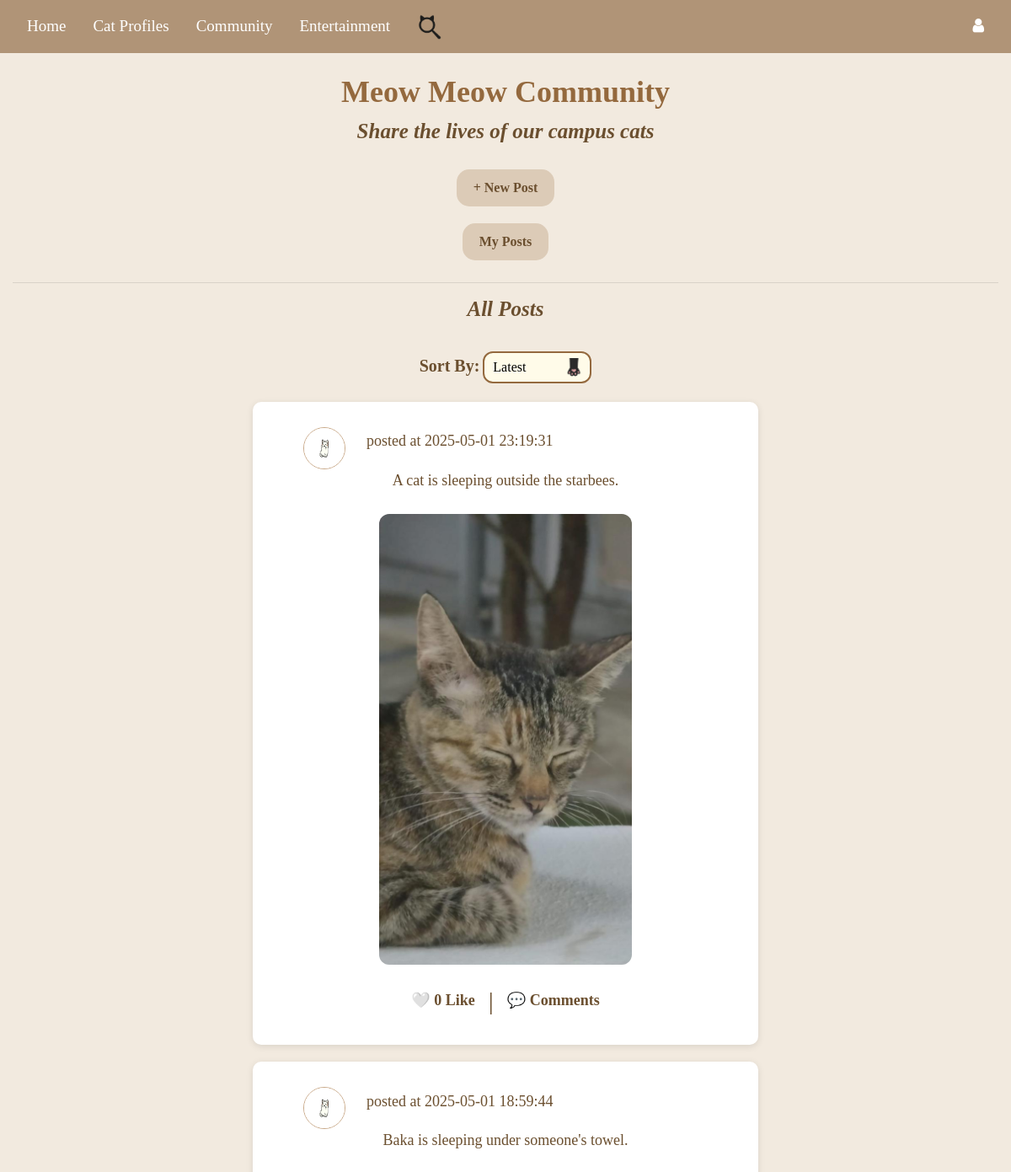
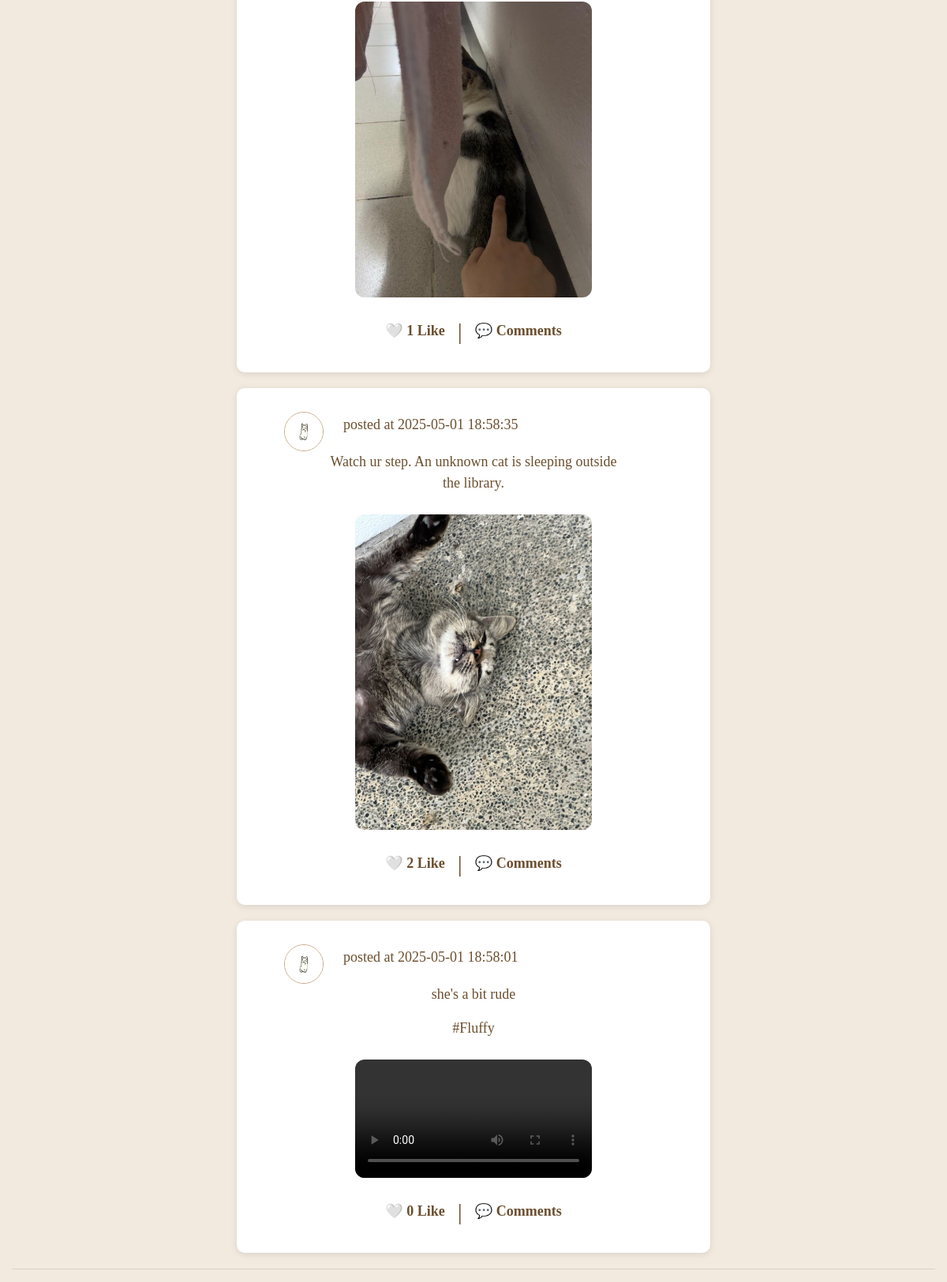
The page /community_feature on the database its author committed (2 pictures, top to bottom).
### tables this page shows
CREATE TABLE "post" (
	"post_id"	INTEGER,
	"user_id"	INTEGER,
	"content"	TEXT,
	"media_type"	TEXT,
	"media_url"	TEXT,
	"created_at"	TIMESTAMP DEFAULT CURRENT_TIMESTAMP,
	"updated_at"	TIMESTAMP DEFAULT CURRENT_TIMESTAMP,
	"cat_hashtag"	TEXT,
	PRIMARY KEY("post_id"),
	FOREIGN KEY("user_id") REFERENCES "user"("id") ON DELETE CASCADE
);

### Website/community.py (the view, shortened to what this page needs)
@community_bp.route('/community_feature')
def community_feature():
    sort_by = request.args.get('sort', 'date_desc')
    user_id = current_user.id if current_user.is_authenticated else -1
    conn = get_db_connection()
    if sort_by == 'date_asc':
        query = '''
            SELECT post.*, user.name, user.profile_picture,
                COUNT(likes.id) AS like_count,
                CASE
                    WHEN EXISTS (
                        SELECT 1 FROM likes
                        WHERE likes.post_id = post.post_id AND likes.user_id = ?
                    ) THEN 1
                    ELSE 0
                END AS liked_by_current_user
            FROM post
            JOIN user ON post.user_id = user.id
            LEFT JOIN likes ON post.post_id = likes.post_id
            GROUP BY post.post_id
            ORDER BY post.created_at ASC
        '''
    elif sort_by == 'date_desc':
        query = '''
            SELECT post.*, user.name, user.profile_picture,
                COUNT(likes.id) AS like_count,
                CASE
                    WHEN EXISTS (
                        SELECT 1 FROM likes
                        WHERE likes.post_id = post.post_id AND likes.user_id = ?
                    ) THEN 1
                    ELSE 0
                END AS liked_by_current_user
            FROM post
            JOIN user ON post.user_id = user.id
            LEFT JOIN likes ON post.post_id = likes.post_id
            GROUP BY post.post_id
            ORDER BY post.created_at DESC
        '''
    posts = conn.execute(query, (current_user.id if current_user.is_authenticated else -1,)).fetchall()
    conn.close()
    return render_template("community_index.html", user=current_user, posts=posts, sort_by=sort_by, cat_names=get_cat_names())

### Website/community.py (called while the page is built)
def get_db_connection():
    db_path = os.path.join(os.path.dirname(__file__), '..', 'instance', 'datebase.db')
    db_path = os.path.abspath(db_path)
    conn = sqlite3.connect(db_path)
    conn.row_factory = sqlite3.Row
    return conn

def get_cat_names():
    db_path = os.path.join(os.path.dirname(__file__), '..', 'instance', 'cat_profiles.db')
    if not os.path.exists(db_path):
        return []
    conn = sqlite3.connect(db_path)
    conn.row_factory = sqlite3.Row
    cursor = conn.cursor()
    cursor.execute('SELECT name FROM profiles')
    cat_names = [row['name'] for row in cursor.fetchall()]
    conn.close()
    return cat_names

### Website/templates/community_index.html (shortened to what this page needs)
{% extends "base.html" %}
{% block content %}
<h1>Meow Meow Community</h1>
<h2>Share the lives of our campus cats</h2>
<div class="button-container">
    <button onclick ="openModal()" >+ New Post</button>
    <button onclick="window.location.href='{{ url_for('community.my_posts') }}'" >My Posts</button>
</div>
<hr>
<h2>All Posts</h2>
<div class="sort-container" style="text-align: center; margin-bottom: 20px;">
    <label for="sort-by">Sort By: </label>
    <select id="sort-by" onchange="sortPosts()">
        <option value="date_desc" {% if sort_by == 'date_desc' %}selected{% endif %}>Latest</option>
    </select>
</div>
{% for post in posts %}
    <div class="post" onclick="window.location.href='/post/{{ post['post_id'] }}'">
        <div class="post-info">
            <img class="profile-picture" src="{{ url_for('static', filename='Userprofile/' + (post['profile_picture'] if post['profile_picture'] else 'default_profilepic.png')) }}" alt="Avatar">
            <p><strong>{{ post['username'] }}</strong> posted at {{ post['created_at'] }}</p>
        </div>
        <div class="media"">
            <p>{{ post['content'] }}</p>
            {% if post['cat_hashtag'] %}
                <p><a href="{{ url_for('community.hashtag_posts', hashtag=post['cat_hashtag']) }}">#{{ post['cat_hashtag'] }}</a></p>
            {% endif %}
            {% if post['media_url'] %}
                {% set ext = post['media_url'].rsplit('.', 1)[1].lower() %}
                {% if ext in ['jpg', 'jpeg', 'png', 'gif'] %}
                    <img src="{{ url_for('static', filename=post['media_url']) }}" width="300" alt="Image">
                {% elif ext in ['mp4', 'mov', 'avi'] %}
                    <video width="300" controls>
                        <source src="{{ url_for('static', filename=post['media_url']) }}" type="video/{{ ext }}">
                    </video>
                {% endif %}
            {% endif %}
        </div>
        <div class="post-actions">
            <form id="like-form-{{ post['post_id'] }}" action="{{ url_for('community.like_post' if not post['liked_by_current_user'] else 'community.unlike_post', post_id=post['post_id']) }}" method="post" style="display:inline;">
                <button type="submit" class="post-action-button">
                    {% if post['liked_by_current_user'] %}
                        ❤️
                    {% else %}
                        🤍
                    {% endif %}
                    {{ post['like_count'] }} Like
                </button>
            </form>
            <span class="separator">|</span>
            <button class="post-action-button">
                💬 Comments
            </button>
        </div>
    </div>
{% endfor %}
<hr>
{% endblock %}

### Website/templates/base.html (shortened to what this page needs)
<!DOCTYPE html>
<html>
<head>
    <link rel="stylesheet" href="https://stackpath.bootstrapcdn.com/bootstrap/4.4.1/css/bootstrap.min.css"
 />
    <link rel="stylesheet" href="https://stackpath.bootstrapcdn.com/font-awesome/4.7.0/css/font-awesome.min.css"
 />
</head>
<body>
<nav class="navbar navbar-expand-lg navbar-dark" style="background-color: rgb(176, 148, 119);">
    <a class="nav-item nav-link" style="font-family: 'Times New Roman'; color: white; font-size: 19px;" href="/">Home</a>
    <div class="dropdown nav-item">
        <a class="nav-link" href="#" id="dropdownMenuLink" aria-haspopup="true" aria-expanded="false"
           style="font-family: 'Times New Roman'; color: white; font-size: 19px;">
            Cat Profiles
        </a>
    </div>
    <a class="nav-item nav-link" style="font-family: 'Times New Roman'; color: white; font-size: 19px;" href="{{ url_for('community.community_feature') }}">
        Community
    </a>
    <div class="dropdown nav-item">
        <a class="nav-link" href="#" id="dropdownMenuLink" aria-haspopup="true" aria-expanded="false"
           style="font-family: 'Times New Roman'; color: white; font-size: 19px;">
            Entertainment
        </a>
    </div>
    <a class="nav-item nav-link" href="{{ url_for('search.search_feature') }}" style="color: white; font-size: 19px;">
        <img src="{{ url_for('static', filename='Images/option2.png') }}" alt="Search" style="width: 30px; height: 30px;">
    </a>
    <div class="ml-auto d-flex align-items-center">
        <div class="dropdown">
            <a class="nav-link" href="#" aria-haspopup="true" aria-expanded="false" style="color: white; font-size: 19px;">
                <i class="fa fa-user" aria-hidden="true"></i>
            </a>
        </div>
    </div>
</nav>
<div class="container-fluid">{% block content %}{% endblock %}</div>
</body>
</html>

### Website/templates/base.html (style rules this page uses)
.dropdown { position: relative; display: inline-block; }
.navbar { display: flex; justify-content: space-between; align-items: center; }
.ml-auto { margin-left: auto !important; }
body { background-color: #f9f4ef; }

### Website/templates/community_index.html (style rules this page uses)
html,body { margin: 0; padding: 0; box-sizing: border-box; font-family: 'Times New Roman', Times, serif; background-color: #f2eadf; }
h1 { font-weight: bold; color: #94693e; text-align: center; font-size: 36px; margin-bottom: 10px; padding-top: 25px; }
h2 { font-weight: bold; font-size: 25px; color: #6b4f2f; text-align: center; font-style: italic; margin-top: 0; margin-bottom: 20px; }
p { text-align: center; color: #6b4f2f; font-size: 18px; word-wrap: break-word; white-space: normal; max-width: 70%; overflow-wrap: break-word; }
a { text-decoration: none !important; color: inherit; }
.sort-container label { color: #6b4f2f; font-weight: bold; font-size: 20px; }
.sort-container select { padding: 5px 40px 5px 10px; cursor: pointer; background-color: #fffbe9; border-radius: 12px; margin-top: 15px; appearance: none; border: 2px solid #94693e; outline: none; background-image: url("/static/cat_paws_icon.png"); background-repeat: no-repeat; background-position: right 8px center; background-size: 20px; }
.post { width: 100%; max-width: 600px; background-color: #ffffff; border-radius: 10px; margin: 20px auto; overflow: hidden; box-shadow: 0 2px 8px rgba(0, 0, 0, 0.1); font-family: 'Times New Roman', Times, serif; padding: 30px; cursor: pointer; }
.post-info { width: 100%; display: flex; align-items: center; justify-content: flex-start; margin-left: 30px; }
.post-info img.profile-picture { width: 50px; height: 50px; border-radius: 50%; margin-right: 25px; border: 1px solid #c8a786; }
.media { display: flex; flex-direction: column; align-items: center; justify-content: center; }
.media img, .media video { display: inline-block; margin: 10px auto; border-radius: 12px; height: auto; max-width: 100%; }
.post-actions { text-align: center; margin-top: 10px; font-size: 16px; display: flex; justify-content: center; align-items: center; }
.post-action-button { background: none; border: none; color: #6b4f2f; cursor: pointer; font-weight: bold; font-size: 18px; margin: 0 10px; }
.post-actions .separator { font-size: 30px; color: #6b4f2f; }
.button-container { display: flex; flex-direction: column; align-items: center; margin-top: 10px; }
.button-container button, .modal-content button { margin: 10px auto; padding: 10px 20px; background-color: #dccbb7; border-radius: 15px; border: none; color: #6b4f2f; font-size: 16px; font-weight: bold; cursor: pointer; transition: transform 0.2s ease; }

### rows shown on the page
post: created_at "2025-05-01 23:19:31", content "A cat is sleeping outside the starbees.", media_url (picture), like_count "0"
post: created_at "2025-05-01 18:59:44", content "Baka is sleeping under someone's towel.", media_url (picture), like_count "1"
post: created_at "2025-05-01 18:58:35", content "Watch ur step. An unknown cat is sleeping outside the library.", media_url (picture), like_count "2"
post: created_at "2025-05-01 18:58:01", content "she's a bit rude", cat_hashtag "Fluffy", like_count "0"
